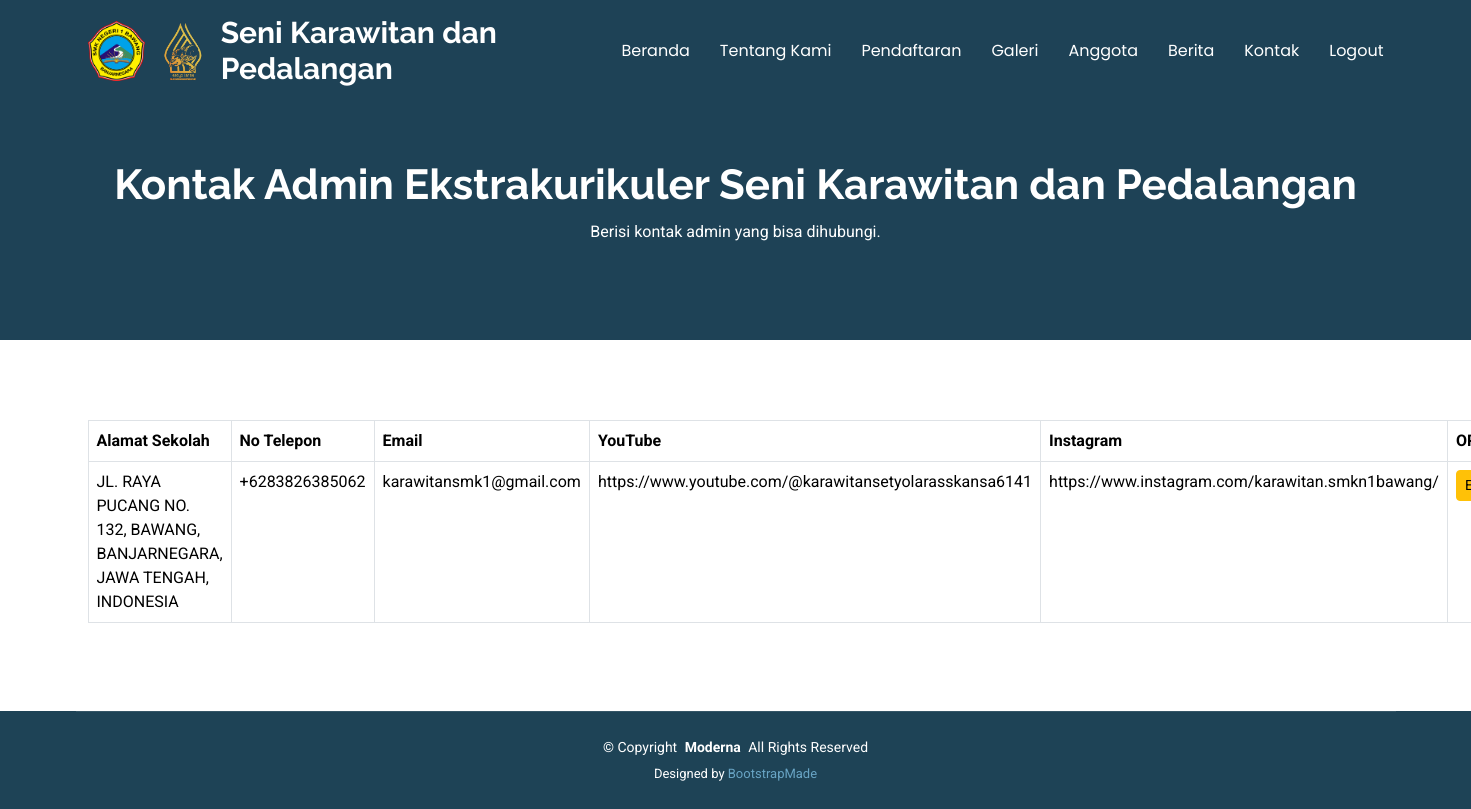
Screenshot of /admin/admin_kontak.php with the database file from the repository.
### tables this page shows
CREATE TABLE IF NOT EXISTS `kontak` (
  `id` int NOT NULL AUTO_INCREMENT,
  `alamatsekolah` text NOT NULL,
  `no_hp` varchar(50) NOT NULL DEFAULT '',
  `email` varchar(225) NOT NULL DEFAULT '',
  `youtube` varchar(225) NOT NULL DEFAULT '',
  `instagram` varchar(225) NOT NULL DEFAULT '',
  PRIMARY KEY (`id`)
);

### admin/admin_kontak.php (the view, shortened to what this page needs)
<!DOCTYPE html>
<html lang="en">
<head>
    <link href="../assets/vendor/bootstrap/css/bootstrap.min.css" rel="stylesheet">
    <link href="../assets/vendor/bootstrap-icons/bootstrap-icons.css" rel="stylesheet">
    <link href="../assets/vendor/aos/aos.css" rel="stylesheet">
    <link href="../assets/vendor/glightbox/css/glightbox.min.css" rel="stylesheet">
    <link href="../assets/vendor/swiper/swiper-bundle.min.css" rel="stylesheet">
    <link href="../assets/css/main.css" rel="stylesheet">
</head>
<body class="index-page">
<?php include '../function.php'; ?>
<?php include 'navbar.php'; ?>
    <main class="main">
    <div class="page-title dark-background">
        <div class="container position-relative">
        <h1>Kontak Admin Ekstrakurikuler Seni Karawitan dan Pedalangan</h1>
        <p>Berisi kontak admin yang bisa dihubungi.</p>
        </div>
    </div>
    <div class="container py-5">
        <table class="table table-bordered">
            <thead>
                <tr>
                    <th>Alamat Sekolah</th>
                    <th>No Telepon</th>
                    <th>Email</th>
                    <th>YouTube</th>
                    <th>Instagram</th>
                    <th>OPSI</th>
                </tr>
            </thead>
            <tbody>
                <?php
                $sql = "SELECT * FROM kontak";
                $result = $connect->query($sql);
                if ($result->num_rows > 0) {
                    while ($row = $result->fetch_assoc()) {
                        echo '<tr>';
                        echo '<td>' . htmlspecialchars($row['alamatsekolah']) . '</td>';
                        echo '<td>' . htmlspecialchars($row['no_hp']) . '</td>';
                        echo '<td>' . htmlspecialchars($row['email']) . '</td>';
                        echo '<td>' . htmlspecialchars($row['youtube']) . '</td>';
                        echo '<td>' . htmlspecialchars($row['instagram']) . '</td>';
                        echo '<td>';
                        echo '<a href="ubah_kontak.php?id=' . $row['id'] . '" class="btn btn-warning btn-sm">Edit</a> ';
                        echo '</td>';
                        echo '</tr>';
                    }
                } else {
                    echo "<tr><td colspan='5'>Tidak ada data kontak.</td></tr>";
                }
                ?>
            </tbody>
        </table>
    </div>
    </main>
    <?php include 'footer.php'; ?>
</body>
</html>

### assets/css/main.css (style rules this page uses)
:root { --default-font: "Roboto", system-ui, -apple-system, "Segoe UI", Roboto, "Helvetica Neue", Arial, "Noto Sans", "Liberation Sans", sans-serif, "Apple Color Emoji", "Segoe UI Emoji", "Segoe UI Symbol", "Noto Color Emoji"; --heading-font: "Raleway", sans-serif; --nav-font: "Poppins", sans-serif; }
:root { --background-color: #ffffff; --default-color: #555555; --heading-color: #1e4356; --accent-color: #68a4c4; --surface-color: #ffffff; --contrast-color: #ffffff; }
:root { --nav-color: #ffffff; --nav-hover-color: #68a4c4; --nav-mobile-background-color: #ffffff; --nav-dropdown-background-color: #ffffff; --nav-dropdown-color: #555555; --nav-dropdown-hover-color: #68a4c4; }
.dark-background { --background-color: #1e4356; --default-color: #ffffff; --heading-color: #ffffff; --surface-color: #284e62; --contrast-color: #ffffff; }
:root { scroll-behavior: smooth; }
body { color: var(--default-color); background-color: var(--background-color); font-family: var(--default-font); }
a { color: var(--accent-color); text-decoration: none; transition: 0.3s; }
h1, h2, h3, h4, h5, h6 { color: var(--heading-color); font-family: var(--heading-font); }
.page-title { color: var(--default-color); background-color: var(--background-color); padding: 160px 0 80px 0; text-align: center; position: relative; }
.page-title:before { content: ""; background-color: color-mix(in srgb, var(--background-color), transparent 50%); position: absolute; inset: 0; }
.page-title h1 { font-size: 42px; font-weight: 700; margin-bottom: 10px; }

### rows the page displays
kontak: alamatsekolah "JL. RAYA PUCANG NO. 132, BAWANG, BANJARNEGARA, JAWA TENGAH, INDONESIA", no_hp "+6283826385062", email "karawitansmk1@gmail.com", youtube "https://www.youtube.com/@karawitansetyolarasskansa6141", instagram "https://www.instagram.com/karawitan.smkn1bawang/"
